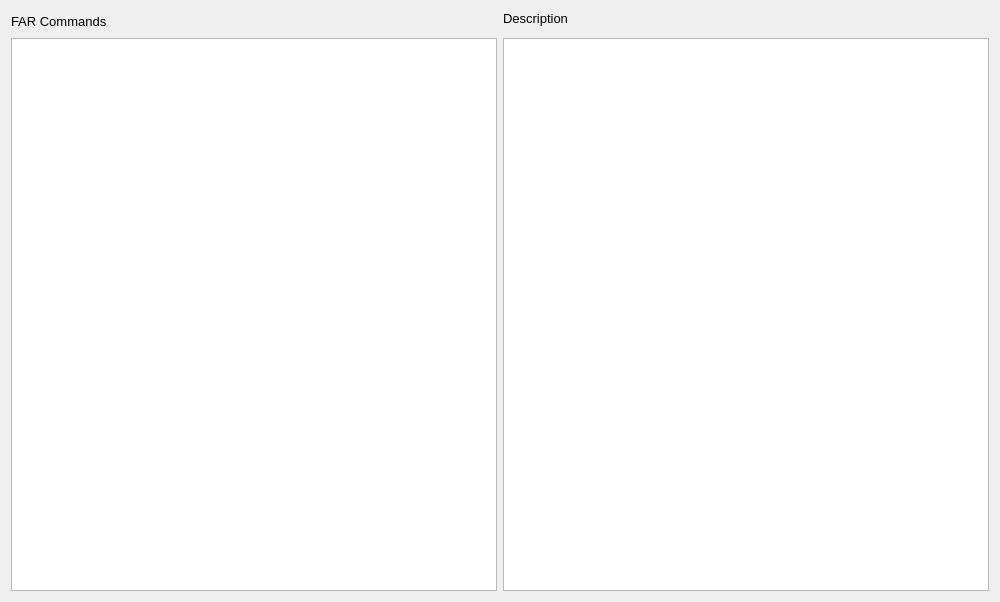
<?xml version="1.0" encoding="UTF-8"?>
<ui version="4.0">
 <class>Form</class>
 <widget class="QWidget" name="Form">
  <property name="geometry">
   <rect>
    <x>0</x>
    <y>0</y>
    <width>1000</width>
    <height>602</height>
   </rect>
  </property>
  <property name="windowTitle">
   <string>Command reference</string>
  </property>
  <property name="styleSheet">
   <string notr="true">QWidget {
	font-family: cantarell;
	font-size: 13px;
	color: black;
}</string>
  </property>
  <layout class="QHBoxLayout" name="horizontalLayout">
   <item>
    <layout class="QGridLayout" name="gridLayout">
     <item row="0" column="0" rowspan="2">
      <widget class="QLabel" name="label_6">
       <property name="text">
        <string>FAR Commands</string>
       </property>
      </widget>
     </item>
     <item row="0" column="1">
      <widget class="QLabel" name="label_31">
       <property name="text">
        <string>Description</string>
       </property>
      </widget>
     </item>
     <item row="2" column="0">
      <widget class="QListWidget" name="listWidgetCommands">
       <property name="dragEnabled">
        <bool>true</bool>
       </property>
       <property name="dragDropMode">
        <enum>QAbstractItemView::DragOnly</enum>
       </property>
      </widget>
     </item>
     <item row="2" column="1">
      <widget class="QPlainTextEdit" name="plainTextEditCMVDescription">
       <property name="enabled">
        <bool>true</bool>
       </property>
      </widget>
     </item>
    </layout>
   </item>
  </layout>
 </widget>
 <resources/>
 <connections/>
</ui>
